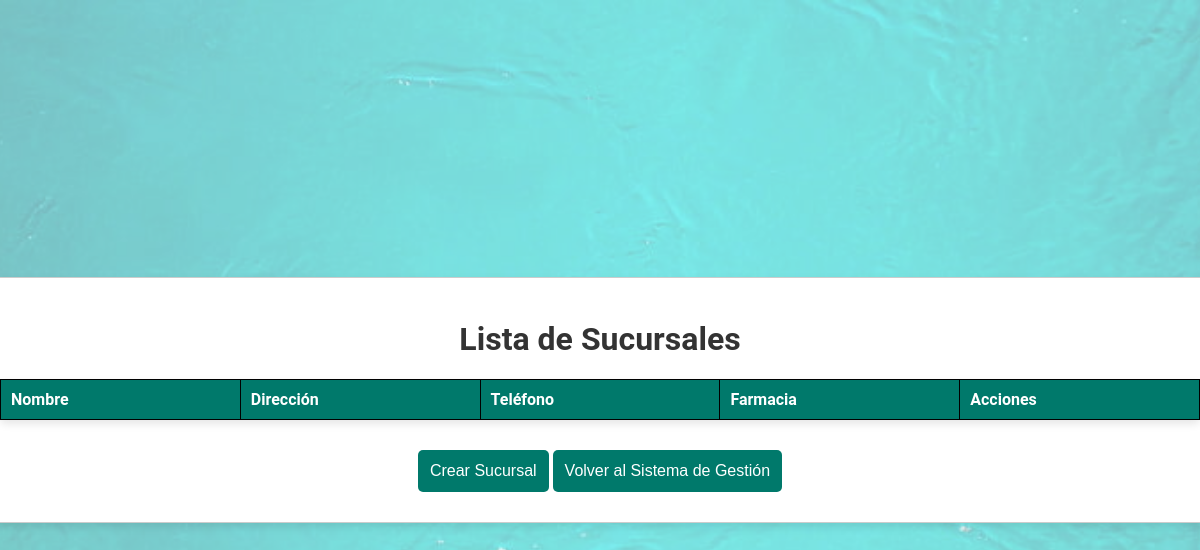
The page /sucursales/ on the database as committed earlier.
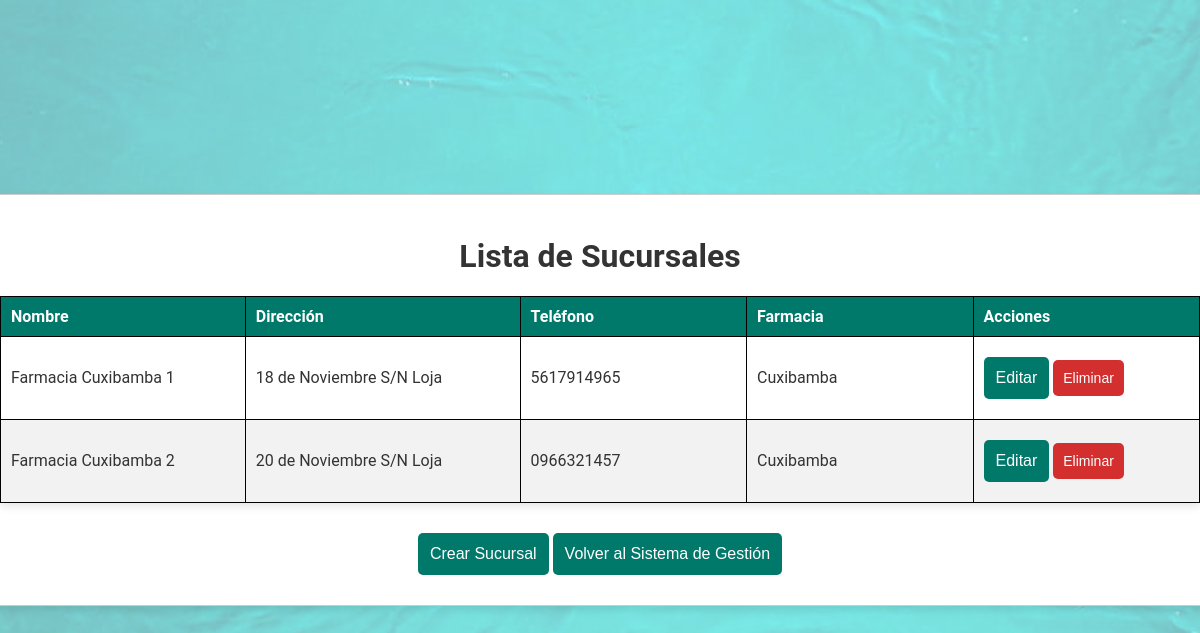
The same page on the database as committed later.
### Farmacia/models.py (models this page shows, shortened)
class Sucursal(models.Model):
    nombre = models.CharField(max_length=50)
    dirección = models.ForeignKey(Dirección, on_delete=models.CASCADE)
    teléfono = models.CharField(max_length=10)
    farmacia = models.ForeignKey('Farmacia', on_delete=models.CASCADE, related_name='sucursales')

class Dirección(models.Model):
    calle_principal = models.CharField(max_length=50)
    calle_secundaria = models.CharField(max_length=50)
    ciudad = models.CharField(max_length=50)
    def __str__(self):
        return f'{self.calle_principal} {self.calle_secundaria} {self.ciudad}'

class Farmacia(models.Model):
    nombre = models.CharField(max_length=50)
    def __str__(self):
        return self.nombre

### Farmacia/views.py (the view)
# urls.py: path('sucursales/', views.sucursal_list, name='sucursal_list'),
def sucursal_list(request):
    sucursales = Sucursal.objects.all()
    return render(request, 'sucursales/sucursal_list.html', {'sucursales': sucursales})

### templates/sucursales/sucursal_list.html (shortened to what this page needs)
<!DOCTYPE html>
<html lang="es">
<head>
    {% load static %}
    <link rel="stylesheet" href="{% static 'css/tablas.css' %}">
</head>
<body class="sucursal-list">
    <div class="container">
        <h1>Lista de Sucursales</h1>
        <table class="styled-table">
            <thead>
                <tr>
                    <th>Nombre</th>
                    <th>Dirección</th>
                    <th>Teléfono</th>
                    <th>Farmacia</th>
                    <th>Acciones</th>
                </tr>
            </thead>
            <tbody>
                {% for sucursal in sucursales %}
                    <tr>
                        <td>{{ sucursal.nombre }}</td>
                        <td>{{ sucursal.dirección }}</td>
                        <td>{{ sucursal.teléfono }}</td>
                        <td>{{ sucursal.farmacia }}</td>
                        <td>
                            <a href="{% url 'sucursal_update' sucursal.pk %}"><button class="edit">Editar</button></a>
                            <a href="{% url 'sucursal_delete' sucursal.pk %}"><button class="delete">Eliminar</button></a>
                        </td>
                    </tr>
                {% endfor %}
            </tbody>
        </table>
        <a href="{% url 'sucursal_create' %}"><button>Crear Sucursal</button></a>
        <a href="{% url 'management_system' %}"><button>Volver al Sistema de Gestión</button></a>
    </div>
</body>
</html>

Rows that differ between the two databases and show on the page:
added Sucursal: nombre "Farmacia Cuxibamba 1", dirección "18 de Noviembre S/N Loja", teléfono "5617914965", farmacia "Cuxibamba"
added Sucursal: nombre "Farmacia Cuxibamba 2", dirección "20 de Noviembre S/N Loja", teléfono "0966321457", farmacia "Cuxibamba"
